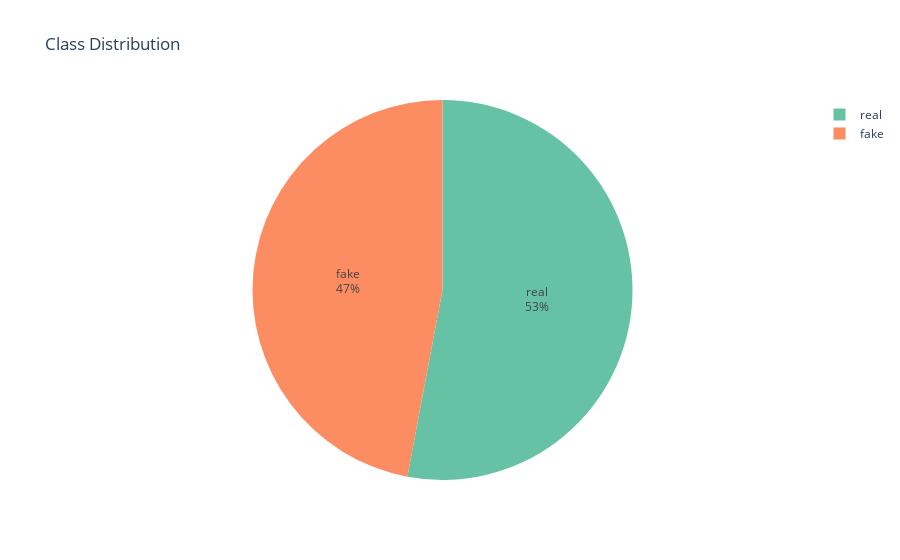

The cell this chart's notebook holds for it:
### Code cell
visualizer.plot_class_distribution(class_counts, interactive=True)

### Figure 1 — Plotly figure (JSON) as saved in the notebook; plotly's stock layout.template omitted (floating-point values rounded to 4 significant figures)
{"data": [{"domain": {"x": [0, 1], "y": [0, 1]}, "hovertemplate": "label=%{label}<br>value=%{value}<extra></extra>", "labels": ["real", "fake"], "legendgroup": "", "name": "", "showlegend": true, "textinfo": "percent+label", "textposition": "inside", "type": "pie", "values": [1081, 960]}], "layout": {"legend": {"tracegroupgap": 0}, "piecolorway": ["rgb(102,194,165)", "rgb(252,141,98)", "rgb(141,160,203)", "rgb(231,138,195)", "rgb(166,216,84)", "rgb(255,217,47)", "rgb(229,196,148)", "rgb(179,179,179)"], "title": {"text": "Class Distribution"}}}
